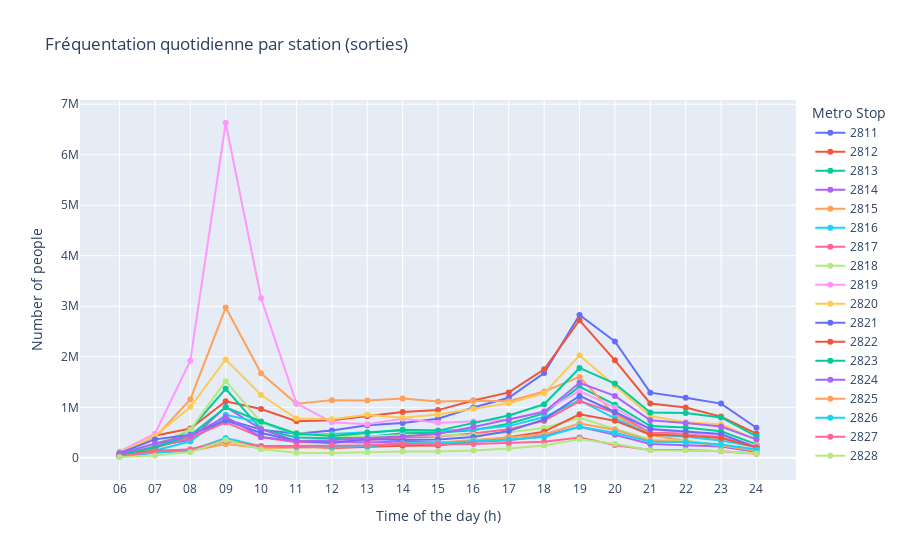

Notebook source saved alongside this figure:
### Code cell
#Plotting exits

fig = go.Figure()


for x in range(len(exits_8)):
    fig.add_trace(go.Scatter(
        x=exits_8.columns[1:], y=exits_8.loc[x].values[1:],
        mode='lines + markers',
        name=str(exits_8.loc[x].station_number)
    ))

fig.update_layout(
    xaxis_title='Time of the day (h)',
    yaxis_title='Number of people',
    legend_title='Metro Stop',
    title='Fréquentation quotidienne par station (sorties)'
)
fig.show()
